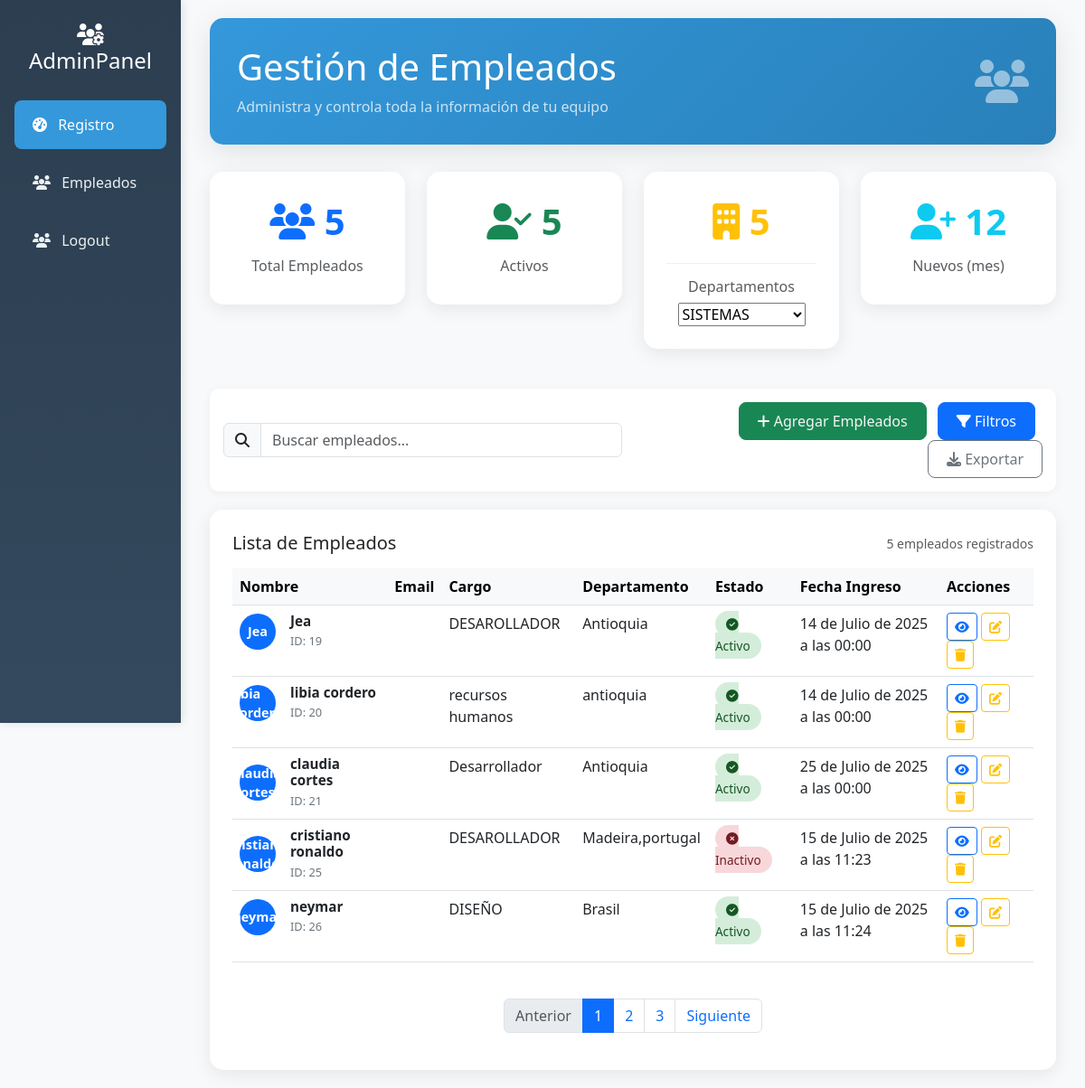
/dasboard/, run on an earlier commit of the app's database.
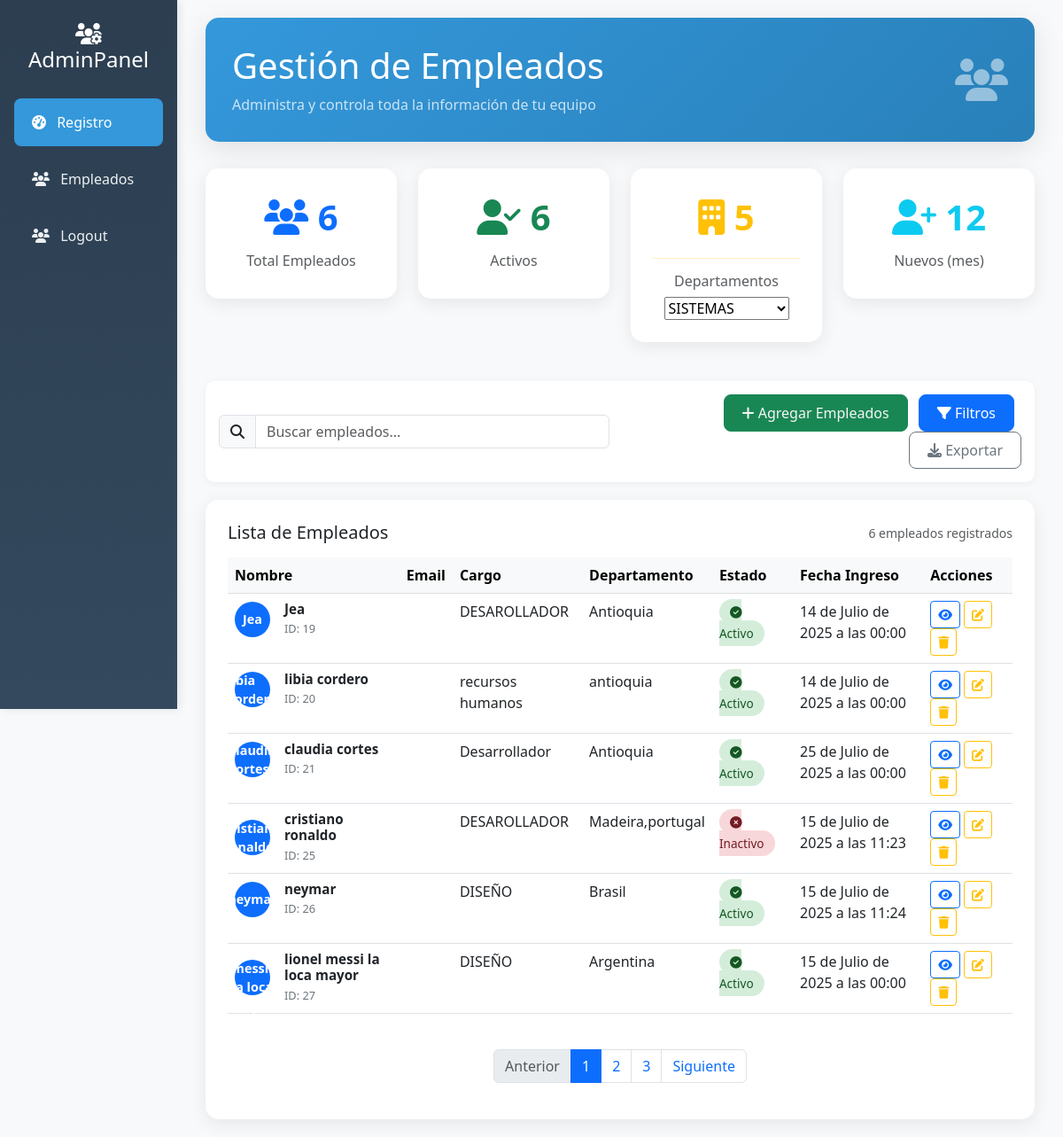
And on a later commit of the database.
### libreria_app/models.py (models this page shows, shortened)
class Employee(models.Model):
    Nombre_completo=models.CharField(verbose_name='Nombre',max_length=90)
    Email_corporativo=models.EmailField(max_length=254)
    Teléfono=models.CharField(verbose_name='Telefono',max_length=50)
    Cargo=models.CharField(verbose_name='Cargo',max_length=50)
    Departamento=models.CharField(verbose_name='Departamento',max_length=50)
    Fecha_de_contratación=models.DateTimeField(auto_now_add=True)
    Salario=models.DecimalField(max_digits=10, decimal_places=2)
    Estado=models.BooleanField(default=False)
    class Meta:
        verbose_name = 'Empleados'
        verbose_name_plural = 'Empleados'

### libreria_app/views.py (the view)
# urls.py: path('dasboard/',views.dasboard,name='dasboard'),
def dasboard(request):
    emp = Employee.objects.all()
    return render(request,'dasboard.html',{
        'emp':emp
    })

### libreria_app/templates/dasboard.html (shortened to what the changed rows need)
<!DOCTYPE html>
<html lang="es">
  <head>
    <link
      href="https://cdnjs.cloudflare.com/ajax/libs/bootstrap/5.3.0/css/bootstrap.min.css"
      rel="stylesheet"
    />
    <link
      href="https://cdnjs.cloudflare.com/ajax/libs/font-awesome/6.4.0/css/all.min.css"
      rel="stylesheet"
    />
  </head>
  <body>
    <div class="container-fluid">
      <div class="row">
        <div class="col-md-9 col-lg-10">
          <div class="main-content">
            <div class="header-card">
              <div class="d-flex justify-content-between align-items-center">
                <div>
                  <h1 class="mb-2">Gestión de Empleados</h1>
                </div>
              </div>
            </div>
            <div class="row mb-4">
              <div class="col-md-3">
                <div class="stats-card text-center">
                  <div class="stats-number text-primary">
                    <i class="fas fa-users"></i> {{ emp|length }}
                  </div>
                  <h6 class="text-muted">Total Empleados</h6>
                </div>
              </div>
              <div class="col-md-3">
                <div class="stats-card text-center">
                  <div class="stats-number text-success">
                    <i class="fas fa-user-check"></i> {{ emp|length }}
                  </div>
                  <h6 class="text-muted">Activos</h6>
                </div>
              </div>
            </div>
            <div class="data-table">
              <div
                class="d-flex justify-content-between align-items-center mb-3"
              >
                <h5 class="mb-0">Lista de Empleados</h5>
                <small class="text-muted"
                  >{{ emp|length }} empleados registrados</small
                >
              </div>
              <div class="table-responsive">
                <table class="table table-hover">
                  <thead class="table-light">
                    <tr>
                      <th>Nombre</th>
                      <th>Email</th>
                      <th>Cargo</th>
                      <th>Departamento</th>
                      <th>Estado</th>
                      <th>Fecha Ingreso</th>
                      <th>Acciones</th>
                    </tr>
                  </thead>
                  <tbody>
                    {% for empleado in emp %}
                    <tr>
                      <td>
                        <div class="d-flex align-items-center">
                          <div
                            class="employee-avatar bg-primary text-white me-3"
                          >
                            {{empleado.Nombre_completo}}
                          </div>
                          <div class="employee-info">
                            <h6>{{ empleado.Nombre_completo }}</h6>
                            <small>ID: {{ empleado.id }}</small>
                          </div>
                        </div>
                      </td>
                      <td>{{empleado.Email}}</td>
                      <td>{{empleado.Cargo}}</td>
                      <td>
                        {{ empleado.Departamento|default:"No especificado" }}
                      </td>
                      <td>
                        {% if empleado.Estado %}
                        <span class="status-badge badge-active">
                          <i class="fas fa-check-circle"></i> Activo
                        </span>
                        {% else %}
                        <span class="status-badge badge-inactive">
                          <i class="fas fa-times-circle"></i> Inactivo
                        </span>
                        {% endif %}
                      </td>
                      <td>{{ empleado.Fecha_de_contratación}}</td>
                      <td>
                        <div class="btn-group btn-group-sm">
                          <form method="post">
                            <a
                              href="{% url 'detail_emp' empleado.id %}"
                              class="btn btn-outline-primary btn-sm"
                              title="Ver"
                            >
                              <i class="fas fa-eye"></i>
                            </a>
                            <a
                              href="{% url 'editar_admin' empleado.id %}"
                              class="btn btn-outline-warning btn-sm"
                            >
                              <i class="fas fa-edit"></i>
                            </a>
                            <a
                              href="{% url 'eliminar_admin' empleado.id %}"
                              class="btn btn-outline-warning btn-sm"
                            >
                              <i class="fas fa-trash"></i>
                            </a>
                          </form>
                        </div>
                      </td>
                    </tr>
                    {% endfor %}
                  </tbody>
                </table>
              </div>
            </div>
          </div>
        </div>
      </div>
    </div>
  </body>
</html>

What changed in the data, as far as the page shows it:
added Employee: Nombre_completo "lionel messi la loca mayor", id "27", Cargo "DISEÑO", Departamento "Argentina", Estado True (drawn), Fecha_de_contratación "15 de Julio de 2025 a las 00:00"
Also different on the page:
{{ emp|length }}: "5" → "6"
